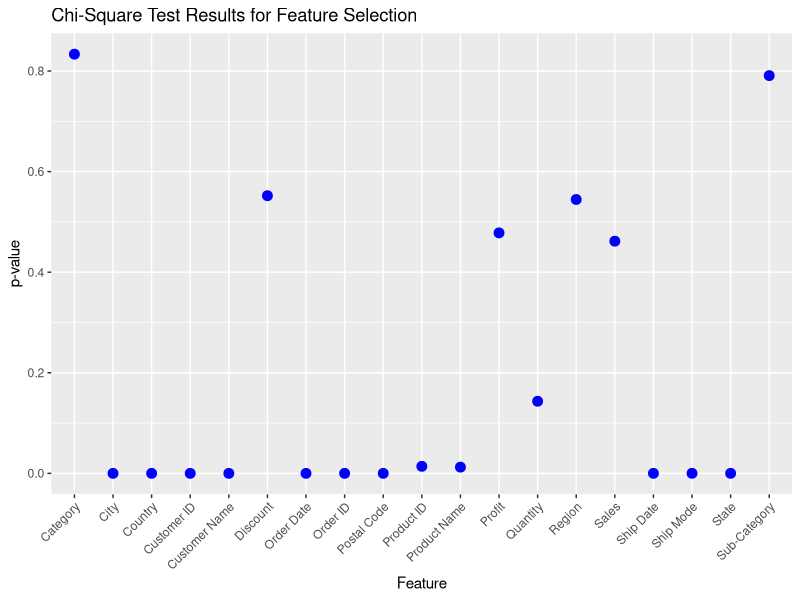
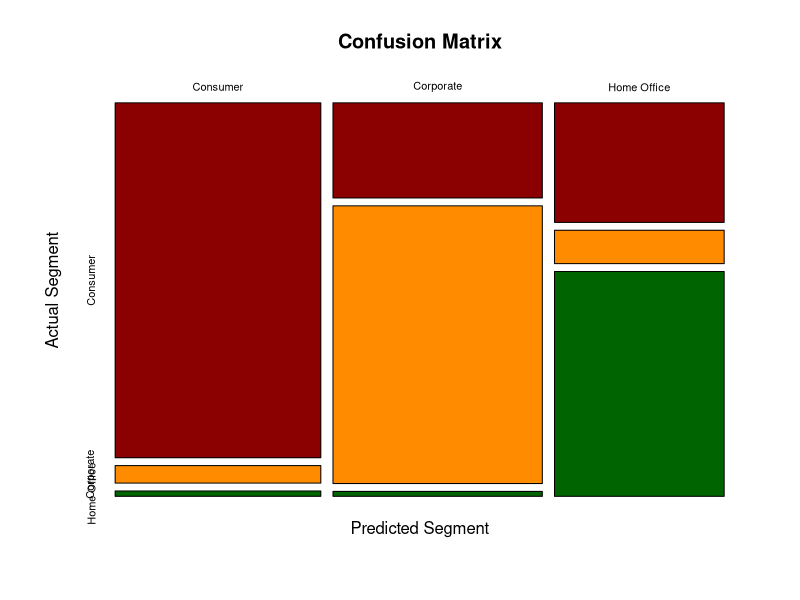

The R script that drew these images, in order:
# Package to read xls
library(dplyr)
library("readxl")
library(e1071)
library(caret)
library(ggplot2)

# set working directory
setwd("C:/Users/Sofea Taufik/Documents/Y3S1/CPC351/Project")

# load dataset
sales <- read_excel("Electronic-store-sales-details.xls")

# Converting the attributes to categorical
sales$`Order ID` <- factor(sales$`Order ID`)
sales$`Ship Mode` <- factor(sales$`Ship Mode`)
sales$`Customer ID` <- factor(sales$`Customer ID`)
sales$`Customer Name` <- factor(sales$`Customer Name`)
sales$Segment <- factor(sales$Segment) # Predicted value
sales$Country <- factor(sales$Country)
sales$City <- factor(sales$City)
sales$State <- factor(sales$State)
sales$Region <- factor(sales$Region)
sales$`Product ID` <- factor(sales$`Product ID`)
sales$Category <- factor(sales$Category)
sales$`Sub-Category` <- factor(sales$`Sub-Category`)
sales$`Product Name` <- factor(sales$`Product Name`)

# View summary for data frame sale
summary(sales)

# Getting the class for output features
summary(sales$Segment) 
  # Multi-class classification 
  # (3; consumer, corporate, home office)



# Data preparation

# Check for null values
which(is.na(sales)) # no null values

# Check for duplicate rows
duplicate_indices <- which(duplicated(sales))

# View duplicate rows
duplicate_rows <- sales[duplicate_indices, ] # no duplicate rows

# Remove Row ID attribute because Order ID is already unique
clean_sales <- sales[, !(names(sales) %in% c("Row ID"))]

# Performing data normalisation for scale consistency
# Using range normalization
clean_sales$Sales <- (clean_sales$Sales - min(clean_sales$Sales)) / (max(clean_sales$Sales) - min(clean_sales$Sales))
clean_sales$Quantity <- (clean_sales$Quantity - min(clean_sales$Quantity)) / (max(clean_sales$Quantity) - min(clean_sales$Quantity))
clean_sales$Profit <- (clean_sales$Profit - min(clean_sales$Profit)) / (max(clean_sales$Profit) - min(clean_sales$Profit))

# View summary of data frame
summary(clean_sales)



# Training the model

# Perform feature selection using chi-square test
chi_sq_results <- sapply(clean_sales[, -which(names(clean_sales) == "Segment")], function(x) {
  chisq.test(table(x, clean_sales$Segment))$p.value
})

# Select features based on a threshold (p-value < 0.05)
selected_features <- names(chi_sq_results)[chi_sq_results < 0.05]

# Keep selected features with the target variable
selected_sales <- clean_sales[, c(selected_features, "Segment")]

# Visualising selected features according to p-value

# Create a data frame for visualization
chi_sq_data <- data.frame(Feature = names(chi_sq_results), p_value = chi_sq_results)

# Create a scatterplot with p-values
scatterplot_pvalue <- ggplot(chi_sq_data, aes(x = Feature, y = p_value)) +
  geom_point(color = "blue", size = 3) +  # Set point color and size
  labs(x = "Feature", y = "p-value", title = "Chi-Square Test Results for Feature Selection") +  # Set axis labels and title
  theme(axis.text.x = element_text(angle = 45, hjust = 1))  # Rotate x-axis labels for better visibility

# Display the scatterplot
print(scatterplot_pvalue)

# Splitting data set train-test (ratio 70:30)
set.seed(295) # for consistency
sample <- sample(c(TRUE, FALSE), nrow(selected_sales), replace = TRUE, prob = c(0.7, 0.3))
train_sales <- selected_sales[sample, ]
test_sales <- selected_sales[!sample, ]

# Build the Naive Bayes model
naive_bayes_model <- naiveBayes(Segment ~ ., data = train_sales)

# Print the summary of the model
print(naive_bayes_model)

# Make predictions on the test set
predictions <- predict(naive_bayes_model, newdata = test_sales)

# Create a confusion matrix
conf_matrix <- table(Predicted = predictions, Actual = test_sales$Segment)

# Ensure that the levels of the reference and data are the same
levels(test_sales$Segment) <- levels(predictions)

# Plot the confusion matrix
confusionMatrix_plot <- confusionMatrix(conf_matrix, reference = test_sales$Segment, mode = "everything")

# Display the plot
print(confusionMatrix_plot)

# Display summary statistics for numerical variables
summary(sales[, sapply(sales, is.numeric)])

# Display summary for categorical variables
sapply(sales[, !sapply(sales, is.numeric)], function(x) table(x))

# Define a custom color palette
custom_palette <- c("darkred", "darkorange", "darkgreen", "darkblue")

# Plot the confusion matrix
plot(confusionMatrix_plot$table, col = custom_palette, 
     main = "Confusion Matrix", 
     xlab = "Predicted Segment", 
     ylab = "Actual Segment")
